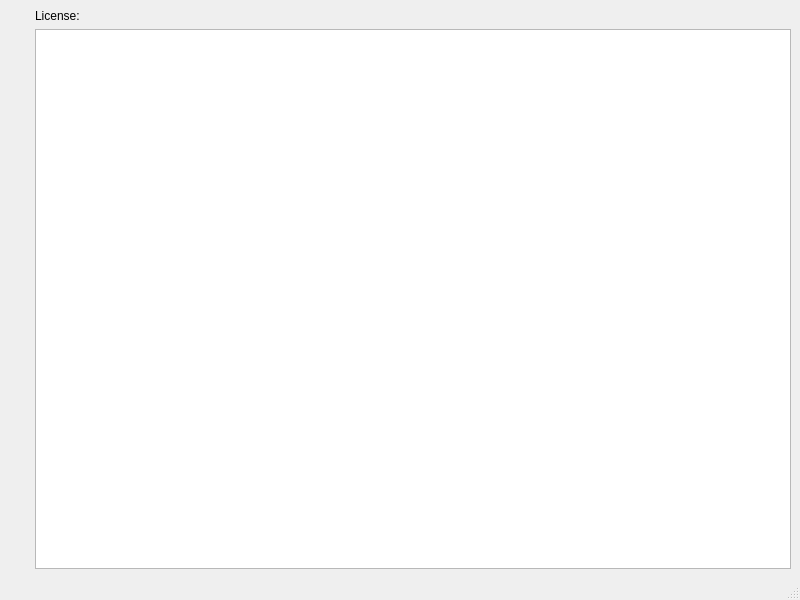
<ui version="4.0" >
 <class>MainWindow</class>
 <widget class="QMainWindow" name="MainWindow" >
  <property name="geometry" >
   <rect>
    <x>0</x>
    <y>0</y>
    <width>800</width>
    <height>600</height>
   </rect>
  </property>
  <property name="windowTitle" >
   <string>MainWindow</string>
  </property>
  <widget class="QWidget" name="centralwidget" >
   <layout class="QHBoxLayout" name="horizontalLayout" >
    <item>
     <layout class="QVBoxLayout" name="verticalLayout_2" >
      <item>
       <widget class="QLabel" name="iconLabel" >
        <property name="text" >
         <string/>
        </property>
       </widget>
      </item>
      <item>
       <spacer name="verticalSpacer" >
        <property name="orientation" >
         <enum>Qt::Vertical</enum>
        </property>
        <property name="sizeHint" stdset="0" >
         <size>
          <width>20</width>
          <height>40</height>
         </size>
        </property>
       </spacer>
      </item>
     </layout>
    </item>
    <item>
     <layout class="QVBoxLayout" name="verticalLayout" >
      <item>
       <widget class="QLabel" name="label" >
        <property name="sizePolicy" >
         <sizepolicy vsizetype="Preferred" hsizetype="Expanding" >
          <horstretch>0</horstretch>
          <verstretch>0</verstretch>
         </sizepolicy>
        </property>
        <property name="text" >
         <string>License:</string>
        </property>
       </widget>
      </item>
      <item>
       <widget class="QTextEdit" name="textEdit" >
        <property name="sizePolicy" >
         <sizepolicy vsizetype="Expanding" hsizetype="Expanding" >
          <horstretch>6</horstretch>
          <verstretch>0</verstretch>
         </sizepolicy>
        </property>
        <property name="readOnly" >
         <bool>true</bool>
        </property>
       </widget>
      </item>
     </layout>
    </item>
   </layout>
  </widget>
  <widget class="QMenuBar" name="menubar" >
   <property name="geometry" >
    <rect>
     <x>0</x>
     <y>0</y>
     <width>800</width>
     <height>30</height>
    </rect>
   </property>
  </widget>
  <widget class="QStatusBar" name="statusbar" />
 </widget>
 <resources/>
 <connections/>
</ui>
